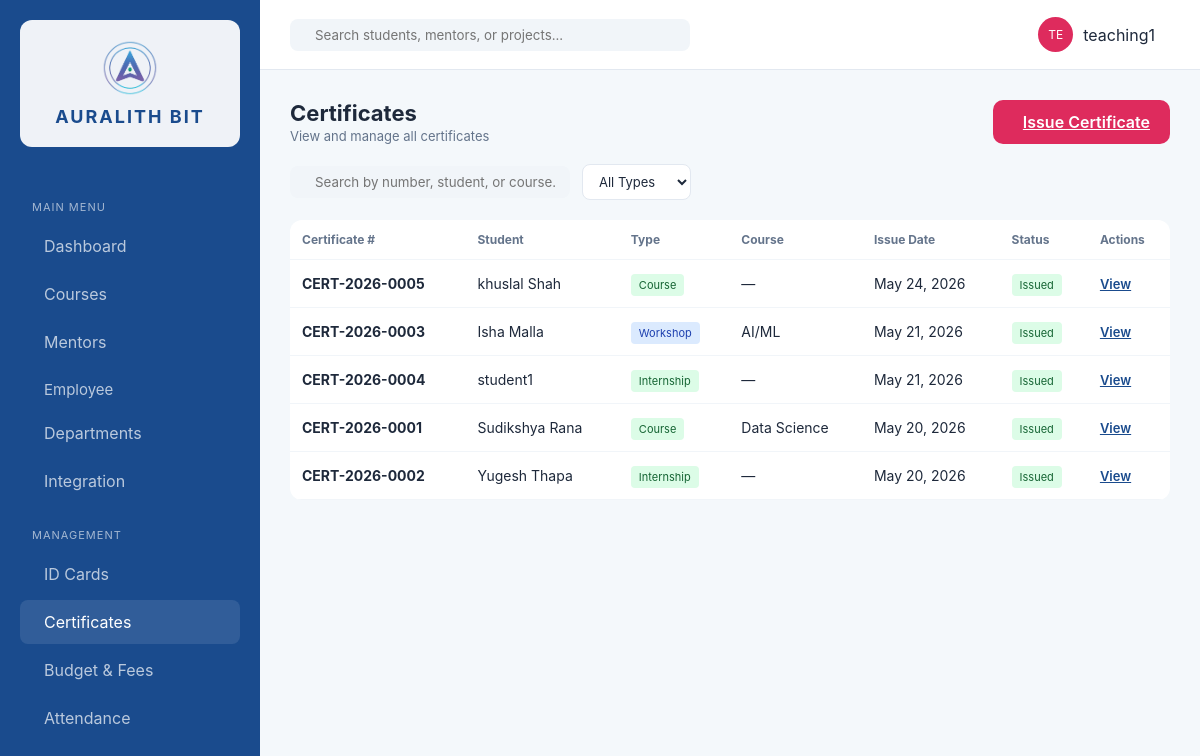
Page /certificates/ (signed in) on the committed database.
### erp_app/models.py (models this page shows, shortened)
class Certificate(models.Model):
    CERTIFICATE_TYPES = [
        ('course', 'Course'),
        ('internship', 'Internship'),
        ('workshop', 'Workshop'),
    ]
    STATUS_CHOICES = [
        ('issued', 'Issued'),
        ('pending', 'Pending'),
        ('revoked', 'Revoked'),
    ]
    student = models.ForeignKey(Student, on_delete=models.CASCADE, related_name='certificates')
    course = models.ForeignKey(Course, on_delete=models.SET_NULL, null=True, blank=True, related_name='certificates')
    certificate_type = models.CharField(max_length=20, choices=CERTIFICATE_TYPES)
    certificate_number = models.CharField(max_length=50, unique=True, editable=False)
    issue_date = models.DateField(auto_now_add=True)
    status = models.CharField(max_length=20, choices=STATUS_CHOICES, default='issued')
    file = models.FileField(upload_to='certificates/', null=True, blank=True)
    program_title = models.CharField(max_length=255, blank=True, help_text='Course, workshop, internship, or certificate program title')
    program_start_date = models.CharField(max_length=40, blank=True, help_text='Display value for the start date, e.g. 2082/11/25')
    location = models.CharField(max_length=150, default='Auralith Bit', blank=True)
    internship_details = models.TextField(blank=True, help_text='Project description, duration, or other internship details')
    authorized_signer_name = models.CharField(max_length=150, default='Supriya Dwivedi', blank=True)
    authorized_signer_title = models.CharField(max_length=150, default='Full Stack Developer', blank=True)
    authorized_signature_text = models.CharField(max_length=150, blank=True, help_text='Optional digital signature text for the dynamic signer')
    created_at = models.DateTimeField(auto_now_add=True)
    class Meta:
        ordering = ['-issue_date']
        permissions = [
            ('can_issue_certificates', 'Can issue certificates'),
        ]

class Student(models.Model):
    user = models.OneToOneField(User, on_delete=models.CASCADE, null=True, blank=True, related_name='student_profile')
    name = models.CharField(max_length=200)
    email = models.EmailField(unique=True)
    phone = models.CharField(max_length=20, blank=True)
    enrolled_date = models.DateField(auto_now_add=True)
    is_intern = models.BooleanField(default=False)
    class Meta:
        ordering = ['name']

class Course(models.Model):
    STATUS_CHOICES = [
        ('live', 'Live'),
        ('upcoming', 'Upcoming'),
        ('enrollment', 'Enrollment'),
        ('completed', 'Completed'),
    ]
    CATEGORY_CHOICES = [
        ('development', 'Development'),
        ('design', 'UI/UX'),
        ('qa', 'Digital Marketing'),
        ('marketing', 'Graphic Designing'),
    ]
    name = models.CharField(max_length=200)
    mentor = models.ForeignKey(Mentor, on_delete=models.SET_NULL, null=True, blank=True)
    category = models.CharField(max_length=50, choices=CATEGORY_CHOICES, default='development')
    duration_weeks = models.PositiveIntegerField(default=8)
    status = models.CharField(max_length=20, choices=STATUS_CHOICES, default='enrollment')
    description = models.TextField(blank=True)
    syllabus = models.FileField(upload_to='syllabi/', null=True, blank=True)
    students_count = models.PositiveIntegerField(default=0)
    completion_percent = models.PositiveIntegerField(default=0)
    created_at = models.DateTimeField(auto_now_add=True)
    class Meta:
        ordering = ['-created_at']

### erp_app/views.py (the view)
# urls.py: path('certificates/', views.certificates, name='certificates'),
@login_required
def certificates(request):
    cert_type = request.GET.get('type', '')
    search_q = request.GET.get('q', '').strip()
    certs = Certificate.objects.select_related('student', 'course').all()
    if has_role(request.user, SUPER_ADMIN, TEACHING_STAFF, NORMAL_STAFF):
        pass
    elif hasattr(request.user, 'student_profile') and request.user.student_profile:
        certs = certs.filter(student=request.user.student_profile)
    else:
        certs = certs.none()
    if cert_type:
        certs = certs.filter(certificate_type=cert_type)
    if search_q:
        certs = certs.filter(
            Q(certificate_number__icontains=search_q) |
            Q(student__name__icontains=search_q) |
            Q(course__name__icontains=search_q)
        )
    context = {
        'certificates': certs,
        'is_admin': has_role(request.user, SUPER_ADMIN) or request.user.has_perm('erp_app.can_issue_certificates'),
        'current_type': cert_type,
        'search_query': search_q,
    }
    return render(request, 'erp_app/certificates.html', context)

### erp_app/roles.py (called while the page is built)
def get_user_roles(user):
    if not user.is_authenticated:
        return []
    roles = set()
    if user.is_superuser:
        roles.add(SUPER_ADMIN)
    for group in user.groups.all():
        roles.add(group.name)
    if hasattr(user, 'student_profile') and user.student_profile:
        roles.add(STUDENT)
    return list(roles)

def has_role(user, *roles):
    user_roles = get_user_roles(user)
    return any(r in user_roles for r in roles)

### erp_app/templates/erp_app/certificates.html (shortened to what this page needs)
{% extends 'erp_app/base.html' %}
{% load static %}
{% block content %}
<header class="top-nav" style="position:static;padding:0 0 20px 0;border-bottom:none;height:auto;background:transparent;">
    <div class="header-info">
        <h1>Certificates</h1>
        <p>View and manage all certificates</p>
    </div>
    {% if is_admin %}
    <a href="{% url 'issue_certificate' %}" class="btn-primary"> Issue Certificate</a>
    {% endif %}
</header>
<div class="table-controls" style="display:flex;gap:12px;margin-bottom:20px;flex-wrap:wrap;align-items:center;">
    <form method="get" style="display:flex;gap:12px;flex-wrap:wrap;align-items:center;width:100%;" autocomplete="off">
        <div class="search-box" style="width:280px;">
            <input type="text" name="q" placeholder="Search by number, student, or course..." value="{{ search_query }}" autocomplete="off">
        </div>
        <select name="type" onchange="this.form.submit()" style="padding:8px 12px;border:1px solid var(--panel-border);border-radius:8px;background:var(--surface);color:var(--text-dark);font-size:13px;">
            <option value="">All Types</option>
        </select>
    </form>
</div>
<div class="data-card" style="padding:0;overflow:hidden;">
    <table>
        <thead>
            <tr>
                <th>Certificate #</th>
                <th>Student</th>
                <th>Type</th>
                <th>Course</th>
                <th>Issue Date</th>
                <th>Status</th>
                <th>Actions</th>
            </tr>
        </thead>
        <tbody>
            {% for cert in certificates %}
            <tr>
                <td><strong>{{ cert.certificate_number }}</strong></td>
                <td>{{ cert.student.name }}</td>
                <td><span class="tag {% if cert.certificate_type == 'course' %}completed{% elif cert.certificate_type == 'workshop' %}enrollment{% else %}active{% endif %}">{{ cert.get_certificate_type_display }}</span></td>
                <td>{{ cert.course.name|default:"—" }}</td>
                <td>{{ cert.issue_date|date:"M d, Y" }}</td>
                <td>
                    <span class="tag {% if cert.status == 'issued' %}completed{% elif cert.status == 'revoked' %}cancelled{% else %}enrollment{% endif %}">
                        {{ cert.get_status_display }}
                    </span>
                </td>
                <td>
                    <div style="display:flex;gap:8px;">
                        <a href="{% url 'preview_certificate' cert.id %}" class="btn-text" style="font-size:13px;"> View</a>
                    </div>
                </td>
            </tr>
            {% endfor %}
        </tbody>
    </table>
</div>
{% endblock %}

### erp_app/templates/erp_app/base.html (shortened to what this page needs)
<!DOCTYPE html>
{% load static %}
<html lang="en">
<head>
    <link rel="stylesheet" href="{% static 'erp_app/css/style.css' %}">
</head>
<body>
    <div class="app-container">
        <aside class="sidebar">
            <div class="brand">
                <img src="{% static 'erp_app/images/AURALITH_logo.png' %}" alt="Auralith Bit Logo" class="sidebar-logo" width="56" height="56">
                <h2>AURALITH BIT</h2>
            </div>
            <nav>
                <p class="nav-label">Main Menu</p>
                <a href="{% url 'dashboard' %}" {% if request.resolver_match.url_name == 'dashboard' %}class="active"{% endif %}> Dashboard</a>
                {% if is_any_staff or is_student or is_intern %}
                <a href="{% url 'courses' %}" {% if request.resolver_match.url_name == 'courses' %}class="active"{% endif %}> Courses</a>
                {% endif %}
                {% if is_teaching_staff or is_super_admin or is_intern or is_student %}
                <a href="{% url 'mentors' %}" {% if request.resolver_match.url_name == 'mentors' %}class="active"{% endif %}> Mentors</a>
                {% endif %}
                {% if is_any_staff or is_intern %}
                <div class="dropdown">
                    <button class="dropdown-btn">
                        <span> Employee</span>
                    </button>
                </div>
                {% endif %}
                {% if is_normal_staff or is_super_admin or is_teaching_staff %}
                <a href="{% url 'departments' %}" {% if request.resolver_match.url_name == 'departments' %}class="active"{% endif %}> Departments</a>
                {% endif %}
                {% if is_any_staff %}
                <a href="{% url 'integration' %}" {% if request.resolver_match.url_name == 'integration' %}class="active"{% endif %}> Integration</a>
                {% endif %}
                <p class="nav-label">Management</p>
                {% if is_normal_staff or is_super_admin or is_teaching_staff %}
                <a href="{% url 'id_generation' %}" {% if request.resolver_match.url_name == 'id_generation' %}class="active"{% endif %}> ID Cards</a>
                {% endif %}
                {% if is_any_staff or is_student or is_intern %}
                <a href="{% url 'certificates' %}" {% if request.resolver_match.url_name == 'certificates' or request.resolver_match.url_name == 'issue_certificate' or request.resolver_match.url_name == 'preview_certificate' %}class="active"{% endif %}> Certificates</a>
                {% endif %}
                {% if is_normal_staff or is_super_admin or is_teaching_staff %}
                <a href="{% url 'budget_fees' %}" {% if request.resolver_match.url_name == 'budget_fees' %}class="active"{% endif %}> Budget & Fees</a>
                {% endif %}
                {% if is_teaching_staff or is_super_admin %}
                <a href="{% url 'attendance' %}" {% if request.resolver_match.url_name == 'attendance' %}class="active"{% endif %}> Attendance</a>
                {% endif %}
            </nav>
        </aside>
        <main class="workspace">
            <header class="top-nav">
                <form class="search-box" method="get" action="{% url 'search' %}" autocomplete="off">
                    <input type="text" name="q" id="globalSearch" placeholder="Search students, mentors, or projects..." value="{{ request.GET.q|default_if_none:'' }}" autocomplete="off">
                </form>
                <div class="user-profile" style="position:relative;display:flex;align-items:center;gap:10px;">
                    <div class="avatar">{{ user_initials }}</div>
                    <span>{{ request.user.get_full_name|default:request.user.username }}</span>
                </div>
            </header>
            <div class="content">
                {% block content %}{% endblock %}
            </div>
        </main>
    </div>
</body>
</html>

### erp_app/static/erp_app/css/style.css (style rules this page uses)
:root { --auralith-blue: #1A4B8D; --auralith-light: #F4F8FB; --accent: #DE2B5D; --text-dark: #1E293B; --text-muted: #64748B; --sidebar-w: 260px; --bg: #F4F8FB; --surface: #FFFFFF; --surface-alt: #FFFFFF; --panel-border: #E2E8F0; --topnav-bg: #FFFFFF; --search-bg: #F1F5F9; }
* { margin: 0; padding: 0; box-sizing: border-box; font-family: 'Inter', sans-serif; }
body { background: var(--bg); color: var(--text-dark); }
.app-container { display: flex; min-height: 100vh; }
.sidebar { width: var(--sidebar-w); background: var(--auralith-blue); color: white; padding: 20px; position: fixed; height: 100vh; overflow-y: auto; left: 0; top: 0; display: flex; flex-direction: column; }
nav { flex: 1; }
.nav-label { font-size: 11px; text-transform: uppercase; opacity: 0.5; margin: 20px 0 10px; }
nav a { display: flex; align-items: center; gap: 12px; color: rgba(255,255,255,0.7); text-decoration: none; padding: 12px; border-radius: 8px; margin-bottom: 4px; transition: 0.3s; }
nav a:hover, nav a.active { background: rgba(255,255,255,0.1); color: white; }
.workspace { flex: 1; display: flex; flex-direction: column; margin-left: var(--sidebar-w); }
.top-nav { height: 70px; background: var(--topnav-bg); display: flex; justify-content: space-between; align-items: center; padding: 0 30px; border-bottom: 1px solid var(--panel-border); }
.search-box { display: flex; align-items: center; background: var(--search-bg); padding: 8px 15px; border-radius: 8px; width: 400px; }
.search-box input { border: none; background: transparent; outline: none; margin-left: 10px; width: 100%; }
.user-profile { display: flex; align-items: center; gap: 15px; }
.avatar { background: var(--accent); color: white; width: 35px; height: 35px; border-radius: 50%; display: flex; align-items: center; justify-content: center; font-size: 12px; }
.content { padding: 30px; animation: contentFadeIn 0.25s ease-out; }
.data-card { background: var(--surface); border-radius: 12px; padding: 20px; animation: cardFadeIn 0.35s ease-out both; }
table { width: 100%; border-collapse: collapse; }
th { text-align: left; padding: 12px; font-size: 12px; color: #64748B; border-bottom: 1px solid #F1F5F9; }
td { padding: 15px 12px; font-size: 14px; border-bottom: 1px solid #F1F5F9; }
tbody tr { animation: rowFadeIn 0.3s ease-out both; }
tbody tr:nth-child(1) { animation-delay: 0.02s; }
tbody tr:nth-child(2) { animation-delay: 0.04s; }
tbody tr:nth-child(3) { animation-delay: 0.06s; }
tbody tr:nth-child(4) { animation-delay: 0.08s; }
tbody tr:nth-child(5) { animation-delay: 0.10s; }
.tag { padding: 4px 8px; border-radius: 4px; font-size: 11px; background: #F1F5F9; }
.btn-primary { background: var(--accent); color: white; border: none; padding: 12px 20px; border-radius: 10px; cursor: pointer; display: flex; align-items: center; gap: 10px; font-weight: 600; }
.nav-label { font-size: 11px; text-transform: uppercase; opacity: 0.6; margin: 25px 0 10px 12px; letter-spacing: 1px; }
.dropdown { width: 100%; }
.dropdown-btn { width: 100%; display: flex; align-items: center; justify-content: space-between; background: transparent; border: none; color: rgba(255,255,255,0.7); padding: 12px; border-radius: 8px; cursor: pointer; font-size: 15px; transition: 0.3s; }
.dropdown-btn span { display: flex; align-items: center; gap: 12px; }
.brand { display: flex; flex-direction: column; align-items: center; justify-content: center; gap: 10px; margin: 0 0 28px; padding: 20px 28px; background: rgba(255,255,255,0.93); border-radius: 12px; text-align: center; }
.sidebar-logo { width: 56px; height: auto; object-fit: contain; border-radius: 8px; }
.brand h2 { font-size: 18px; color: var(--auralith-blue); letter-spacing: 2px; white-space: nowrap; }
.btn-text { background: none; border: none; color: var(--auralith-blue); font-size: 13px; font-weight: 600; cursor: pointer; padding: 0; }
.header-info h1 { font-size: 22px; margin: 0; }
.header-info p { font-size: 13px; color: #64748B; margin: 2px 0 0; }
.tag.enrollment { background: #DBEAFE; color: #1E40AF; }
.tag.completed { background: #DCFCE7; color: #166534; }
.tag.active { background: #DCFCE7; color: #166534; }
.table-controls .search-box { display: flex; align-items: center; background: var(--search-bg); padding: 8px 15px; border-radius: 8px; width: 280px; }
.table-controls .search-box input { border: none; background: transparent; outline: none; margin-left: 10px; width: 100%; }

### rows in the picture
Certificate: certificate_number "CERT-2026-0005", student.name "khuslal Shah", certificate_type "Course", course.name "—", issue_date "May 24, 2026", status "Issued"
Certificate: certificate_number "CERT-2026-0003", student.name "Isha Malla", certificate_type "Workshop", course.name "AI/ML", issue_date "May 21, 2026", status "Issued"
Certificate: certificate_number "CERT-2026-0004", student.name "student1", certificate_type "Internship", course.name "—", issue_date "May 21, 2026", status "Issued"
Certificate: certificate_number "CERT-2026-0001", student.name "Sudikshya Rana", certificate_type "Course", course.name "Data Science", issue_date "May 20, 2026", status "Issued"
Certificate: certificate_number "CERT-2026-0002", student.name "Yugesh Thapa", certificate_type "Internship", course.name "—", issue_date "May 20, 2026", status "Issued"

### other values in the picture
{{ user_initials }} "TE"
{{ request.user.get_full_name|default:request.user.username }} "teaching1"
